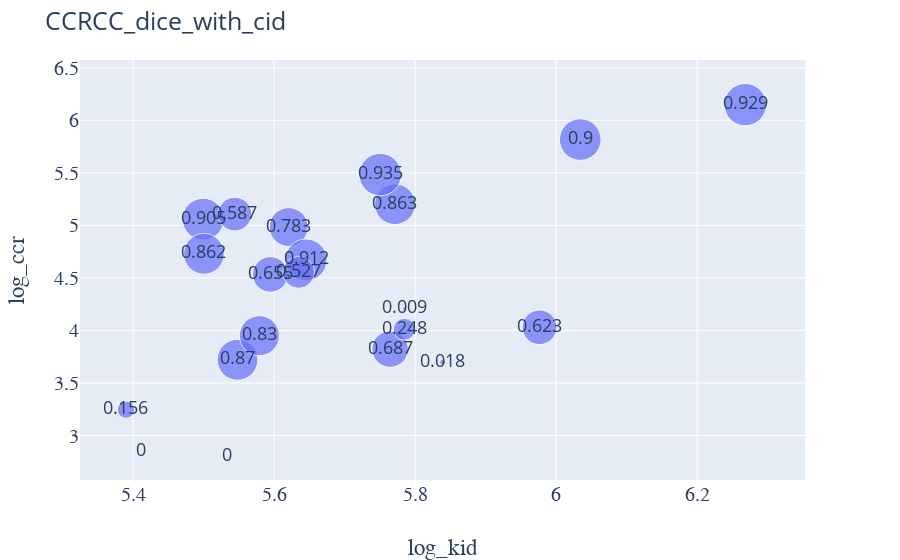

Notebook source saved alongside this figure:
### Markdown cell above
### CCRCC

### Code cell
fig = px.scatter(ccr_df, x="log_kid", y="log_ccr",text='round_dice', size='round_dice',size_max=30,hover_name='cid')
fig.update_layout(title_text="CCRCC_dice_with_cid",titlefont={"size": 25},font={'size':18})
fig.update_xaxes(title_font=dict(size=23, family='Courier'))
fig.update_yaxes(tickfont=dict(family='Courier', size=20))
fig.update_xaxes(tickfont=dict(family='Courier', size=20))
fig.update_yaxes(title_font=dict(size=23, family='Courier'))
fig.show()

### Figure 1 — Plotly figure (JSON) as saved in the notebook; plotly's stock layout.template omitted (floating-point values rounded to 4 significant figures)
{"data": [{"hoverlabel": {"namelength": 0}, "hovertemplate": "<b>%{hovertext}</b><br><br>log_kid=%{x}<br>log_ccr=%{y}<br>round_dice=%{text}", "hovertext": [115, 119, 121, 124, 126, 127, 134, 135, 136, 138, 140, 142, 145, 146, 147, 149, 150, 151, 152, 154, 157], "legendgroup": "", "marker": {"color": "#636efa", "size": [0.9, 0.783, 0.863, 0, 0.687, 0, 0.912, 0.87, 0.929, 0.905, 0.248, 0.655, 0.935, 0.009, 0.862, 0.83, 0.018, 0.527, 0.587, 0.156, 0.623], "sizemode": "area", "sizeref": 0.001039, "symbol": "circle"}, "mode": "markers+text", "name": "", "showlegend": false, "text": [0.9, 0.783, 0.863, 0, 0.687, 0, 0.912, 0.87, 0.929, 0.905, 0.248, 0.655, 0.935, 0.009, 0.862, 0.83, 0.018, 0.527, 0.587, 0.156, 0.623], "type": "scatter", "x": [6.034, 5.621, 5.771, 5.411, 5.765, 5.534, 5.645, 5.548, 6.268, 5.499, 5.785, 5.595, 5.751, 5.785, 5.5, 5.579, 5.839, 5.635, 5.544, 5.39, 5.977], "xaxis": "x", "y": [5.817, 4.984, 5.202, 2.845, 3.822, 2.805, 4.672, 3.721, 6.149, 5.06, 4.011, 4.533, 5.484, 4.207, 4.729, 3.95, 3.697, 4.553, 5.107, 3.246, 4.03], "yaxis": "y"}], "layout": {"autosize": true, "font": {"size": 18}, "legend": {"itemsizing": "constant", "tracegroupgap": 0}, "margin": {"t": 60}, "title": {"font": {"size": 25}, "text": "CCRCC_dice_with_cid"}, "xaxis": {"anchor": "y", "autorange": true, "domain": [0, 0.98], "range": [5.326, 6.351], "tickfont": {"family": "Courier", "size": 20}, "title": {"font": {"family": "Courier", "size": 23}, "text": "log_kid"}, "type": "linear"}, "yaxis": {"anchor": "x", "autorange": true, "domain": [0, 1], "range": [2.58, 6.552], "tickfont": {"family": "Courier", "size": 20}, "title": {"font": {"family": "Courier", "size": 23}, "text": "log_ccr"}, "type": "linear"}}}
